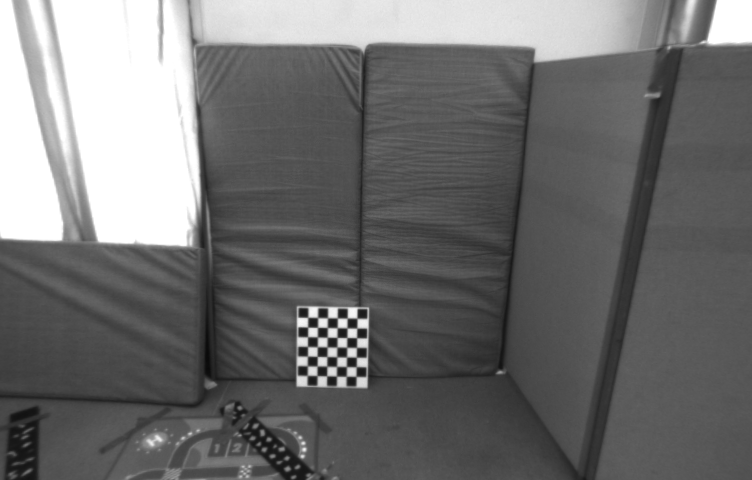
#> input picture image1.png, 752 x 480 px
$ python lineRANSAC.py
#> lines starting #> are read from the running program, lines starting #| are printed output that depends on the picture
### SIFTmatching.py
#####################################################################################
#
# MRGCV Unizar - Computer vision - Laboratory 2
#
# Title: SIFT matching
#
# Date: 28 September 2020
#
#####################################################################################
#
# Authors: Jesus Bermudez, Richard Elvira, Jose Lamarca, JMM Montiel
#
# Version: 1.0
#
#####################################################################################

import matplotlib.pyplot as plt
import numpy as np
import cv2
import random

def indexMatrixToMatchesList(matchesList):
    """
     -input:
         matchesList: nMatches x 3 --> [[indexDesc1,indexDesc2,descriptorDistance],...]]
     -output:
        dMatchesList: list of n DMatch object
     """
    dMatchesList = []
    for row in matchesList:
        dMatchesList.append(cv2.DMatch(_queryIdx=row[0], _trainIdx=row[1], _distance=row[2]))
    return dMatchesList

# [11 lines left out: function matchesListToIndexMatrix, not called in this run]


def matchWith2NDRR(desc1, desc2, distRatio, minDist):
    """
    Nearest Neighbours Matching algorithm checking the Distance Ratio.
    A match is accepted only if its distance is less than distRatio times
    the distance to the second match.
    -input:
        desc1: descriptors from image 1 nDesc x 128
        desc2: descriptors from image 2 nDesc x 128
        distRatio:
    -output:
       matches: nMatches x 3 --> [[indexDesc1,indexDesc2,descriptorDistance],...]]
    """
    matches = []
    nDesc1 = desc1.shape[0]
    norms = np.zeros(nDesc1)
    for kDesc1 in range(nDesc1):
        dist = np.sqrt(np.sum((desc2 - desc1[kDesc1, :]) ** 2, axis=1))
        indexSort = np.argsort(dist)
        if (dist[indexSort[0]] < dist[indexSort[1]]*distRatio and dist[indexSort[0]] < minDist):
            matches.append([kDesc1, indexSort[0], dist[indexSort[0]]])
    return matches

# [48 lines that do not run on import are left out]

### lineRANSAC.py
#####################################################################################
#
# MRGCV Unizar - Computer vision - Laboratory 2
#
# Title: Line RANSAC fitting
#
# Date: 28 September 2020
#
#####################################################################################
#
# Authors: Jesus Bermudez, Richard Elvira, Jose Lamarca, JMM Montiel
#
# Version: 1.0
#
#####################################################################################

import matplotlib.pyplot as plt
import numpy as np
import random
import scipy.linalg as scAlg
import SIFTmatching as sf
import cv2
def drawLine(l,strFormat,lWidth):
    """
    Draw a line
    -input:
      l: image line in homogenous coordinates
      strFormat: line format
      lWidth: line width
    -output: None
    """
    # p_l_y is the intersection of the line with the axis Y (x=0)
    p_l_y = np.array([0, -l[2] / l[1]])
    # p_l_x is the intersection point of the line with the axis X (y=0)
    p_l_x = np.array([-l[2] / l[0], 0])
    # Draw the line segment p_l_x to  p_l_y
    plt.plot([p_l_y[0], p_l_x[0]], [p_l_y[1], p_l_x[1]], strFormat, linewidth=lWidth)
def homography_matrix(x1,x2):
    """
    compute homography matrix using ground plane points on image 1 and image 2
    -input:
        x1: floor points on image 1
        x2: floor points on image 2
    - output
        Homography matrix
    """
    A= np.ones((2*x1.shape[1],9))
    row=0
    for i in range(x1.shape[1]):
        x_1= x1[0,i]
        y_1= x1[1,i]
        x_2= x2[0,i]
        y_2= x2[1,i]
        line1=[x_1,y_1,1,0,0,0,-x_1*x_2,-x_2*y_1,-x_2]
        line2=[0,0,0,x_1,y_1,1,-x_1*y_2,-y_2*y_1,-y_2]
        A[row]=np.array(line1)
        row+=1
        A[row]=np.array(line2)
        row+=1

    u,S,Vt= np.linalg.svd(A)
    H= Vt[-1]
    H=H.reshape((3,3))
    return H
def compute_descriptors(image_pers_1,image_pers_2):
        sift = cv2.SIFT_create(nfeatures=0, nOctaveLayers = 5, contrastThreshold = 0.02, edgeThreshold = 20, sigma = 0.5)
        keypoints_sift_1, descriptors_1 = sift.detectAndCompute(image_pers_1, None)
        keypoints_sift_2, descriptors_2 = sift.detectAndCompute(image_pers_2, None)
        return keypoints_sift_1,descriptors_1,keypoints_sift_2,descriptors_2

def compute_matches(distRatio,minDist,descriptors_1, descriptors_2):
    matchesList = sf.matchWith2NDRR(descriptors_1, descriptors_2, distRatio, minDist)
    dMatchesList = sf.indexMatrixToMatchesList(matchesList)
    dMatchesList = sorted(dMatchesList, key=lambda x: x.distance)
    return dMatchesList

def ransac_homography(dMatchesList,inliersSigma=10):
        # parameters of random sample selection
    P = 0.999  # probability of selecting at least one sample without spurious
    pMinSet = 4  # number of points needed to compute the fundamental matrix
    thresholdFactor = 1.96  # a point is spurious if abs(r/s)>factor Threshold

    # number m of random samples
    nAttempts =np.round(np.log(1 - P) / np.log(1 - np.power((1 - 0.3), pMinSet)))
    nAttempts = nAttempts.astype(int)
    print('nAttempts = ' + str(nAttempts))

    RANSACThreshold = 3*inliersSigma
    nVotesMax = 0

    rng = np.random.default_rng()
    H_most_voted=[]
    inliers=[]
    for kAttempt in range(nAttempts):

        # sample matches
        xSubSel = rng.choice(dMatchesList, size=pMinSet, replace=False)
        pts1=[]
        pts2=[]
        ind_={}
        for match in xSubSel:
            p1 = keypoints_sift_1[match.queryIdx].pt
            pts1.append([p1[0],p1[1]])
            p2 = keypoints_sift_2[match.trainIdx].pt
            pts2.append([p2[0],p2[1]])
            ind_[match.queryIdx]=match.trainIdx
        pts1=np.array(pts1)
        pts2=np.array(pts2)
        #compute the Homography for these sample points
        H= homography_matrix(pts1,pts2)
        #get points not used for sampling
        other_points_p1=[]
        other_points_p2=[]
        for match in xSubSel:
            dMatchesList.remove(match)
        for match in dMatchesList:
            p1 = keypoints_sift_1[match.queryIdx].pt
            other_points_p1.append([p1[0],p1[1],1.])
            p2 = keypoints_sift_2[match.trainIdx].pt
            other_points_p2.append([p2[0],p2[1]])
            ind_[match.queryIdx]=match.trainIdx


        other_points_p1=np.array(other_points_p1)
        other_points_p2=np.array(other_points_p2)
        # Computing the distance from the points to the model
        pts_t=H@other_points_p1.T
        pts_t=pts_t.T
        pts_t[:,0]=pts_t[:,0]/pts_t[:,-1]
        pts_t[:,1]=pts_t[:,1]/pts_t[:,-1]
        pts_t=pts_t[:,:2]

        epsilon= pts_t-other_points_p2
        votes = np.sqrt(np.linalg.norm(epsilon,axis=1)) < RANSACThreshold  #votes
        nVotes = np.sum(votes) # Number of votes

        if nVotes > nVotesMax:
            nVotesMax = nVotes
            votesMax = votes
            H_most_voted = H
    return H_most_voted

def reproj_error(H,matches):
    reproj_error=0.
    inliers=[]
    ct=0
    pts1=[]
    pts2=[]
    for match in matches:
        p1 = keypoints_sift_1[match.queryIdx].pt
        p2 = keypoints_sift_2[match.trainIdx].pt
        p1= [p1[0],p1[1],1.]
        p2=[p2[0],p2[1]]
        pts1.append(p1)
        pts2.append(p2)
        ct+=1
    pts_t=H@np.array(pts1).T
    pts_t=pts_t.T
    pts_t[:,0]=pts_t[:,0]/pts_t[:,-1]
    pts_t[:,1]=pts_t[:,1]/pts_t[:,-1]
    pts_t=pts_t[:,:2]
    pts2=np.array(pts2)

    reproj_error= np.sqrt(np.linalg.norm(pts2-pts_t,axis=1)).mean()
    #condition=
    inliers=[]
    return reproj_error,inliers

# [109 lines of commented-out code are left out]

if __name__ == '__main__':
    path_image_1 = 'image1.png'
    path_image_2 = 'image2.png'

    # Read images
    image_pers_1 = cv2.imread(path_image_1)
#> image_pers_1 is the input picture: shape (480, 752, 3); min 10, max 255, mean 111.4
    image_pers_2 = cv2.imread(path_image_2)
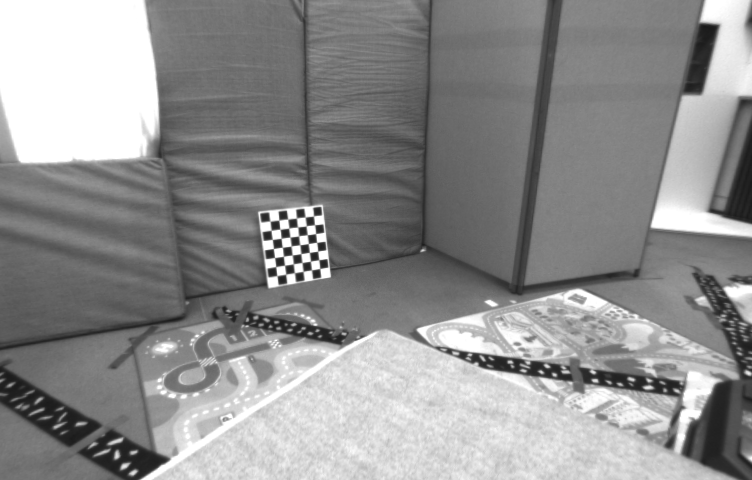
#> input picture image2.png, 752 x 480 px
#> image_pers_2 is the input picture: shape (480, 752, 3); min 25, max 255, mean 143.5
    keypoints_sift_1,descriptors_1,keypoints_sift_2,descriptors_2= compute_descriptors(image_pers_1,image_pers_2)
#> in compute_descriptors, `keypoints_sift_1, descriptors_1 = sift.detectAndCompute(image_pers_1, ..`: keypoints_sift_1 = 2310 keypoints; strongest (x, y, size): (342, 314, 7.6), (352, 311, 13.6), (322, 333, 7.7), (333, 323, 7.8)
#> in compute_descriptors, `keypoints_sift_2, descriptors_2 = sift.detectAndCompute(image_pers_2, ..`: keypoints_sift_2 = 6520 keypoints; strongest (x, y, size): (305, 249, 7.4), (312, 239, 7.4), (314, 256, 7.5), (316, 274, 7.4)
    distRatio=0.8
    minDist=200
    matches=compute_matches(distRatio,minDist,descriptors_1, descriptors_2)
#> after the loop in matchWith2NDRR, `for kDesc1 in range(nDesc1):`: matches = 320 items, first 6: [12, 92, 81.28], [24, 6280, 44.83], [45, 6280, 37.3], [73, 20, 135.9], [82, 711, 126.6], [97, 213, 182.2]
#> in compute_matches, `matchesList = sf.matchWith2NDRR(descriptors_1, descriptors_2, distRati..`: matchesList has the same summary as matches in matchWith2NDRR
#> the loop in indexMatrixToMatchesList, `for row in matchesList:` made 320 passes
#> after the loop in indexMatrixToMatchesList, `for row in matchesList:`: dMatchesList = 320 matches
#> matches = 320 matches
    H= ransac_homography(matches,30)
#> after the loop in ransac_homography, `for kAttempt in range(nAttempts):`: H_most_voted = [[0.00181, -0.000856, 0.0104], [0.000511, 0.000443, 1.54e-06], [-0.00901, 0.00563, 1]]; dMatchesList = 220 matches; nVotesMax = 316
#> H has the same summary as H_most_voted in ransac_homography
    err,inliers=reproj_error(H,matches)
#> the loop in reproj_error, `for match in matches:` made 220 passes
#> (p1, p2) on passes 1 to 3: ([366, 170.3, 1], [310, 78.06]), ([31.5, 99.05, 1], [688.5, 229.4]), ([76.69, 130.4, 1], [544.9, 156.8])
#> after the loop in reproj_error, `for match in matches:`: ct = 220; pts1 = 220 items, first 6: [366, 170.3, 1], [31.5, 99.05, 1], [76.69, 130.4, 1], [74.34, 116.4, 1], [25.37, 71.44, 1], [621.6, 369.2, 1]; pts2 = 220 pairs, first value 10.27 to 729.5, second value 6.5 to 432.9
#> in reproj_error, `pts_t=pts_t.T`: pts_t = 220 rows, first 8: [0.528, 0.262, -1.34], [-0.0173, 0.06, 1.27], [0.0378, 0.0969, 1.04], [0.0455, 0.0895, 0.985], [-0.00475, 0.0446, 1.17], [0.821, 0.481, -2.52], [0.341, 0.249, -0.333], [0.889, 0.463, -2.93]
#> in reproj_error, `pts_t=pts_t[:,:2]`: pts_t = 220 pairs, first value -21.56 to 25.41, second value -23.48 to 28.24
#> in reproj_error, `reproj_error= np.sqrt(np.linalg.norm(pts2-pts_t,axis=1)).mean()`: reproj_error = 18.56
#> err = 18.56; inliers = []
    imgMatched = cv2.drawMatches(image_pers_1, keypoints_sift_1, image_pers_2, keypoints_sift_2, inliers,
                                 None, flags=cv2.DrawMatchesFlags_NOT_DRAW_SINGLE_POINTS and cv2.DRAW_MATCHES_FLAGS_DRAW_RICH_KEYPOINTS)
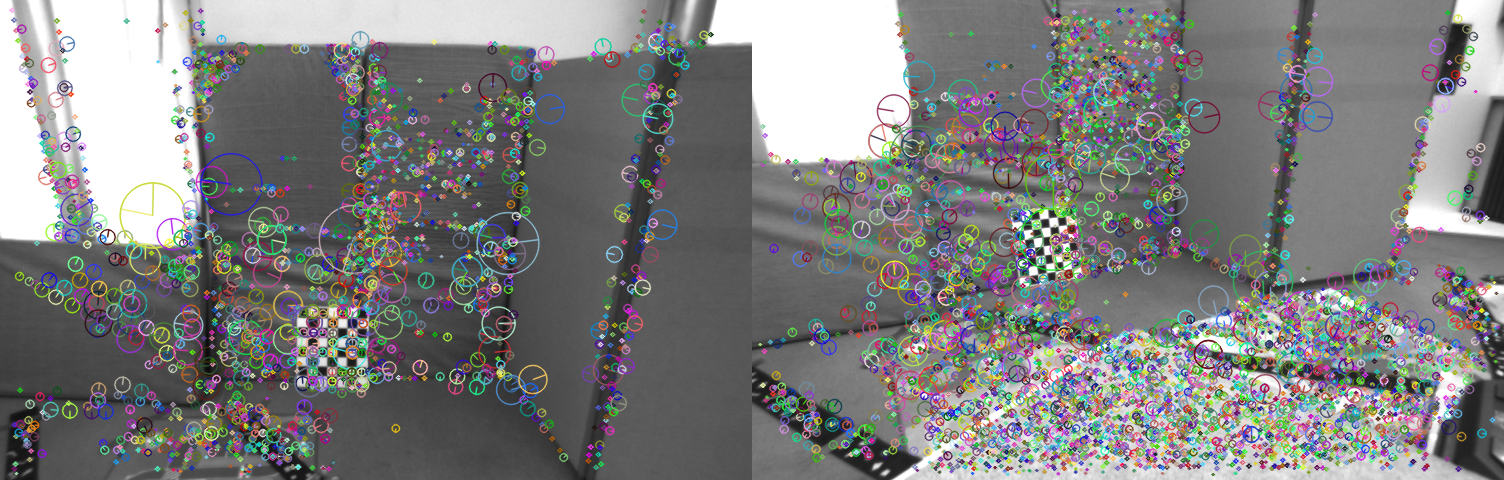
#> imgMatched: shape (480, 1504, 3); mean B, G, R 126.6, 126.7, 126.4
    plt.imshow(imgMatched, cmap='gray', vmin=0, vmax=255)
    plt.draw()
    plt.waitforbuttonpress()
